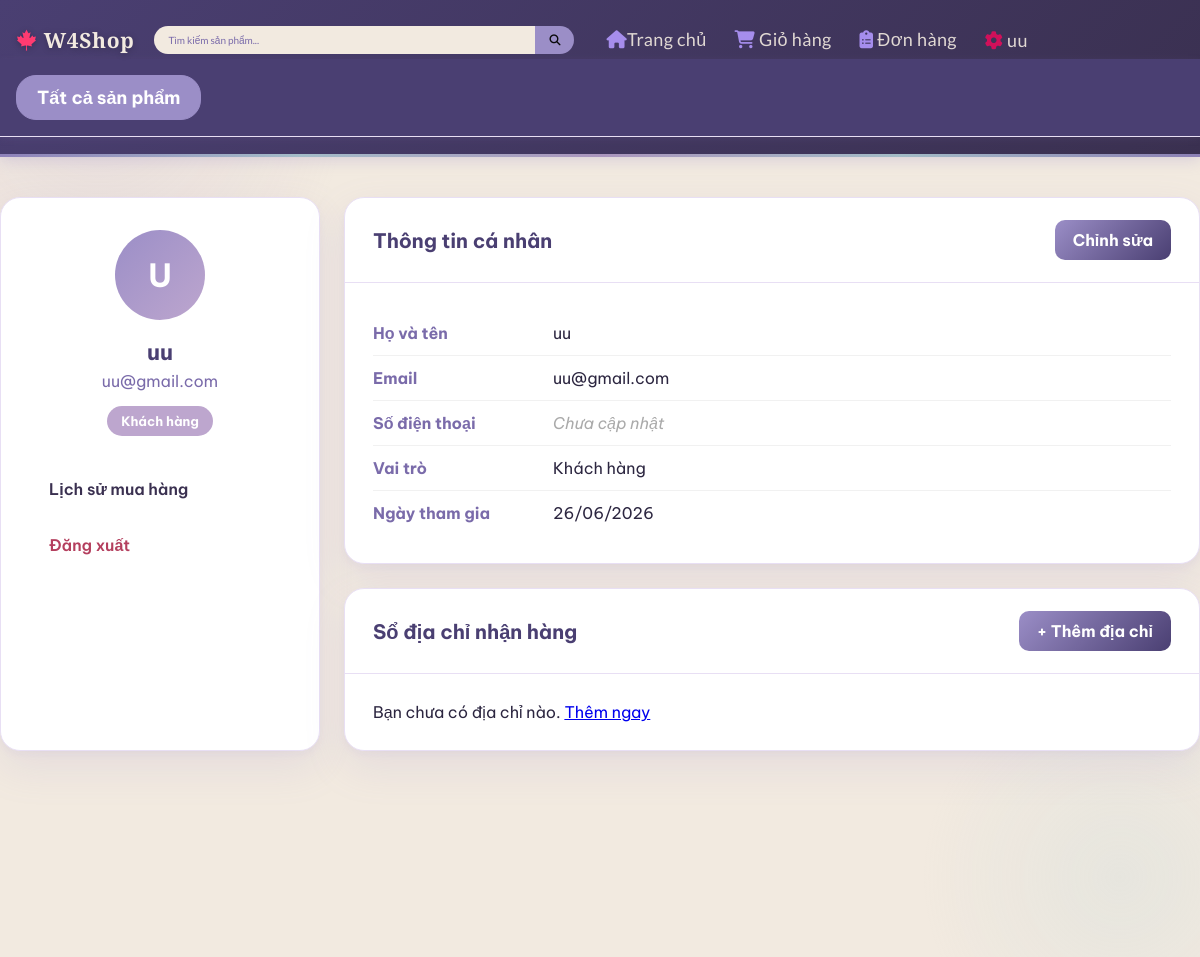
The app's page /profile (signed in) with its own data.
### tables this page shows
CREATE TABLE `users` (
  `user_id` int(11) NOT NULL,
  `full_name` varchar(100) NOT NULL,
  `email` varchar(150) NOT NULL,
  `password_hash` varchar(255) NOT NULL,
  `phone` varchar(20) DEFAULT NULL,
  `role` enum('customer','admin') NOT NULL DEFAULT 'customer',
  `created_at` datetime NOT NULL DEFAULT current_timestamp()
);

### app/views/profile/index.php (the view, shortened to what the rows shown need)
<?php
include dirname(__DIR__) . '/layouts/header.php';
?>
<link rel="stylesheet" href="/WEB_GR4/public/assets/css/user/profileIndex.css">
<div class="profile-page">
    <div class="profile-container">
        <div class="profile-grid">
            <div class="profile-card profile-sidebar">
                <div class="profile-avatar">
                    <?= strtoupper(substr($user['full_name'], 0, 1)) ?>
                </div>
                <div class="profile-name">
                    <?= htmlspecialchars($user['full_name']) ?>
                </div>
                <div class="profile-email">
                    <?= htmlspecialchars($user['email']) ?>
                </div>
                <div class="profile-role-wrap">
                    <span class="profile-role profile-role--<?= $user['role'] ?>">
                        <?= $user['role'] === 'admin' ? 'Quản trị viên' : 'Khách hàng' ?>
                    </span>
                </div>
                <div class="profile-menu">
                    <a href="/WEB_GR4/orders">Lịch sử mua hàng</a>
                    <a class="logout" href="/WEB_GR4/logout">Đăng xuất</a>
                </div>
            </div>
            <div class="profile-content">
                <div class="profile-section">
                    <div class="profile-section-header">
                        <h2 class="profile-section-title">Thông tin cá nhân</h2>
                        <a href="/WEB_GR4/profile/edit" class="profile-btn">Chỉnh sửa</a>
                    </div>
                    <div class="profile-section-body">
                        <div class="profile-info-row">
                            <div class="profile-label">Họ và tên</div>
                            <div class="profile-value"><?= htmlspecialchars($user['full_name']) ?></div>
                        </div>
                        <div class="profile-info-row">
                            <div class="profile-label">Email</div>
                            <div class="profile-value"><?= htmlspecialchars($user['email']) ?></div>
                        </div>
                        <div class="profile-info-row">
                            <div class="profile-label">Số điện thoại</div>
                            <div class="profile-value">
                                <?= $user['phone'] ? htmlspecialchars($user['phone']) : '<em style="color:#aaa">Chưa cập nhật</em>' ?>
                            </div>
                        </div>
                        <div class="profile-info-row">
                            <div class="profile-label">Vai trò</div>
                            <div class="profile-value">
                                <?= $user['role'] === 'admin' ? 'Quản trị viên' : 'Khách hàng' ?>
                            </div>
                        </div>
                        <div class="profile-info-row">
                            <div class="profile-label">Ngày tham gia</div>
                            <div class="profile-value">
                                <?= date('d/m/Y', strtotime($user['created_at'])) ?>
                            </div>
                        </div>
                    </div>
                </div>
                <?php if ($user['role'] === 'customer'): ?>
                <div class="profile-section">
                    <div class="profile-section-header">
                        <h2 class="profile-section-title">Sổ địa chỉ nhận hàng</h2>
                        <a href="/WEB_GR4/profile/addAddress" class="profile-btn">+ Thêm địa chỉ</a>
                    </div>
                    <div class="profile-section-body">
                        <?php if (empty($addresses)): ?>
                            <p class="profile-empty">Bạn chưa có địa chỉ nào. <a href="/WEB_GR4/profile/addAddress">Thêm ngay</a></p>
                        <?php endif; ?>
                    </div>
                </div>
                <?php endif; ?>
            </div>
        </div>
    </div>
</div>

### core/Router.php (shortened to what the rows shown need)
<?php
class Router {
    private $routes = [];
    public function get($path, $controller, $method) {
        $this->routes[] = ['path' => $path, 'controller' => $controller, 'method' => $method, 'httpMethod' => 'GET'];
    }
    public function post($path, $controller, $method) {
        $this->routes[] = ['path' => $path, 'controller' => $controller, 'method' => $method, 'httpMethod' => 'POST'];
    }
    public function dispatch() {
        $url = parse_url($_SERVER['REQUEST_URI'], PHP_URL_PATH);
        $base = '/WEB_GR4';
        if (strpos($url, $base) === 0) {
            $url = substr($url, strlen($base));
        }
        $httpMethod = $_SERVER['REQUEST_METHOD'];
        foreach ($this->routes as $route) {
            if ($route['httpMethod'] === $httpMethod && $this->match($route['path'], $url, $params)) {
                $ctrl = new $route['controller']();
                call_user_func_array([$ctrl, $route['method']], $params);
                return;
            }
        }
    }
    private function match($routePath, $url, &$params) {
        $pattern = preg_replace('/\{(\w+)\}/', '([^/]+)', $routePath);
        $pattern = '#^' . $pattern . '$#';
        if (preg_match($pattern, $url, $matches)) {
            return true;
        }
        return false;
    }
}
?>

### app/views/layouts/header.php (shortened to what the rows shown need)
<!DOCTYPE html>
<html lang="vi">
<head>
    <link rel="stylesheet" href="/WEB_GR4/public/assets/css/user/style.css">
    <link rel="stylesheet" href="/WEB_GR4/public/assets/css/user/style_product.css">
    <link rel="stylesheet" href="https://cdnjs.cloudflare.com/ajax/libs/font-awesome/6.5.2/css/all.min.css">
    <link rel="stylesheet" href="/WEB_GR4/public/assets/css/user/responsive_shop.css">
</head>
<body>
<header class="navbar" id="navbar">
    <div class="container nav-inner">
        <a href="/WEB_GR4/" class="logo"><i class="fa-brands fa-canadian-maple-leaf" style="color: rgb(255, 59, 113);"></i> W4Shop</a>
        <div class="search-wrap">
            <input type="text" id="searchInput" placeholder="Tìm kiếm sản phẩm..." autocomplete="off">
            <button onclick="doSearch()"><i class="fa-solid fa-magnifying-glass" style="color: rgb(9, 9, 9);"></i></button>
        </div>
        <nav class="nav-container" id="navContainer">
            <ul class="nav-links">
                <li><a href="/WEB_GR4/"><i class="fas fa-home" style="color: rgb(177, 151, 252);"></i>Trang chủ</a></li>
                <li class="cart-link"><a href="/WEB_GR4/cart"><i class="fas fa-shopping-cart" style="color: rgb(177, 151, 252);"></i> Giỏ hàng</a></li>
                <li class="order-link"><a href="/WEB_GR4/orders"> <i class="fa-solid fa-clipboard-list" style="color: rgb(177, 151, 252);"></i> Đơn hàng</a></li>
                <?php if (isset($_SESSION['user_id']) && ($_SESSION['role'] ?? '') !== 'admin'): ?>
                    <li>
                        <a href="/WEB_GR4/profile"><i class="fa-solid fa-gear" style="color: rgb(226, 13, 91);"></i>
                        <?php echo htmlspecialchars($_SESSION['full_name']); ?>
                        </a>
                    </li>
                    <?php else: ?>
                    <li><a href="/WEB_GR4/login" class ="btn-logout-pill">
                        <i class="fa-solid fa-user" style="color: rgb(177, 151, 252);"></i> Đăng nhập
                    </a></li>
                <?php endif; ?>
            </ul>
        </nav>
    </div>
    <div class="categories-bar">
    <div class="container">
        <div class="categories-list" id="idcategoriesList">
            <a href="/WEB_GR4/products" class="category-link all-products">Tất cả sản phẩm</a>
        </div>
    </div>
</div>
</header>

### records on screen
users: full_name "U", full_name "uu", email "uu@gmail.com", role "Khách hàng", phone "Chưa cập nhật", created_at "26/06/2026"
